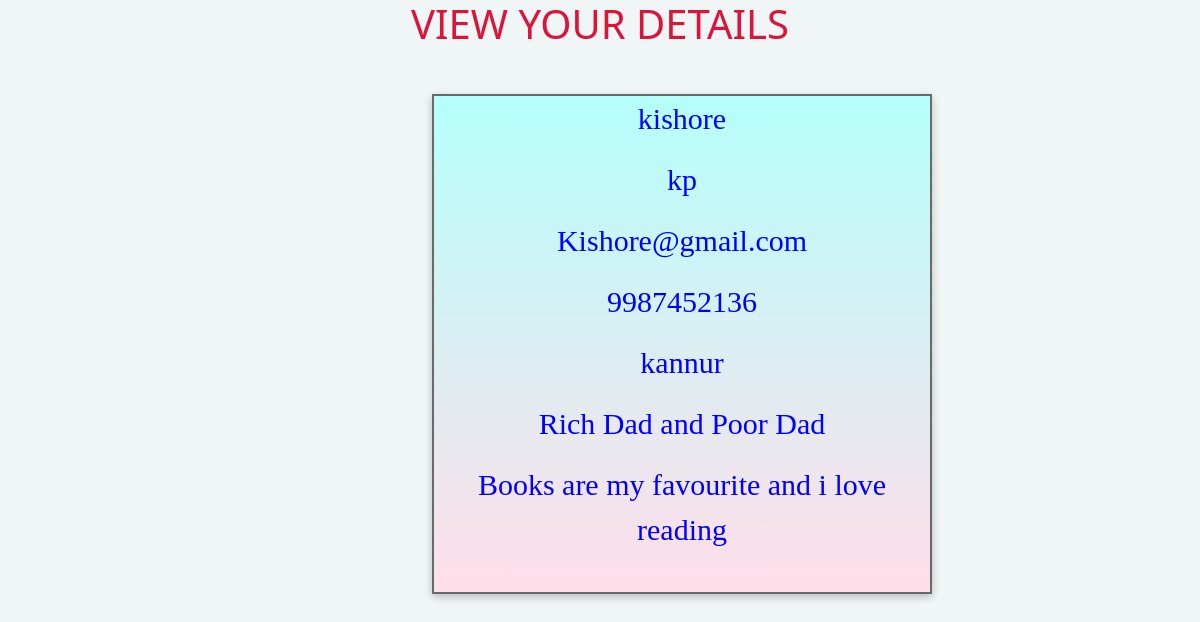
/book_app/detailpro/1, run on the app's committed database.
### book_app/models.py (models this page shows, shortened)
class userprofilemodel(models.Model):
    fname=models.CharField(max_length=50)
    lname=models.CharField(max_length=50)
    email=models.EmailField()
    phone=models.IntegerField()
    loc=models.CharField(max_length=50)
    fbook=models.CharField(max_length=100)
    about=models.CharField(max_length=500)

### book_app/views.py (the view)
# urls.py: path('detailpro/<pk>',detailprofile.as_view(),name='detailpro'),
class detailprofile(generic.DetailView):
    model=userprofilemodel
    template_name='detailpro.html'

### book_app/templates/detailpro.html (shortened to what this page needs)
<!DOCTYPE html>
<html lang="en">
<head>
    <link href="https://cdn.jsdelivr.net/npm/bootstrap@5.0.2/dist/css/bootstrap.min.css" rel="stylesheet">
</head>
<body>
<h1>VIEW YOUR DETAILS</h1>
<div class="container">
    <div class="de">
<p>{{object.fname}}</p>
<p>{{object.lname}}</p>
<p>{{object.email}}</p>
<p>{{object.phone}}</p>
<p>{{object.loc}}</p>
<p>{{object.fbook}}</p>
<p>{{object.about}}</p>
          </div>
</div>
</body>
</html>

### book_app/templates/detailpro.html (style rules this page uses)
body { background-color:#f0f5f5; }
.de { height:500px; width:500px; margin-left:390px; margin-top:46px; border:2px solid dimgrey; background-color: #FFDEE9; background-image: linear-gradient(0deg, #FFDEE9 0%, #B5FFFC 100%); box-shadow: rgba(0, 0, 0, 0.24) 0px 3px 8px; }
h1 { color:crimson; text-align:center; }
p { font-size:30px; font-family:cursive; text-align:center; color:blue; }

### data on the page
userprofilemodel: fname "kishore", lname "kp", email "Kishore@gmail.com", phone "9987452136", loc "kannur", fbook "Rich Dad and Poor Dad", about "Books are my favourite and i love reading"
